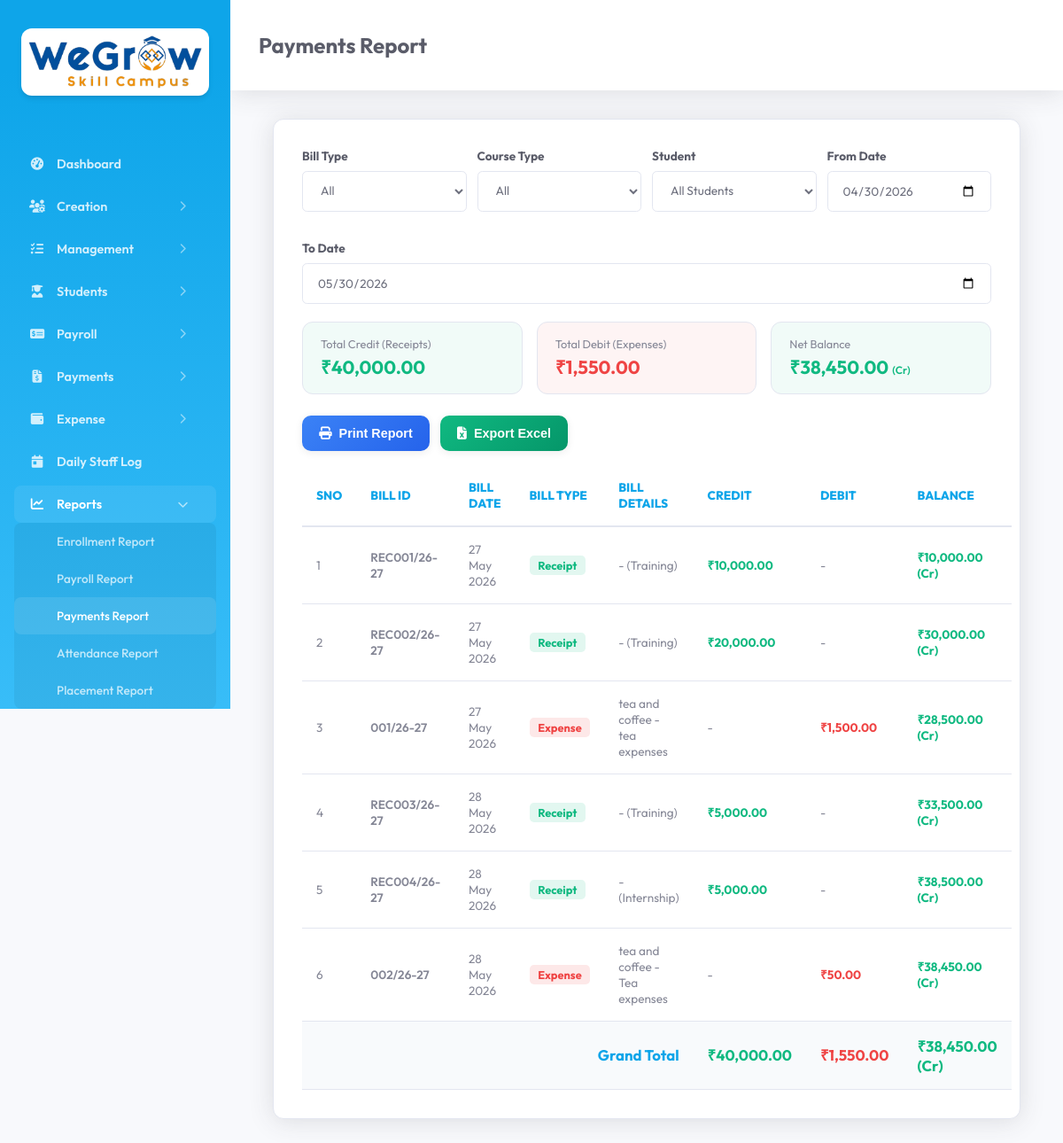
Screenshot of /report_payments.php (signed in) with the database file from the repository.
### tables this page shows
CREATE TABLE `tc_payment` (
  `id` int(11) NOT NULL AUTO_INCREMENT,
  `created_date_time` datetime DEFAULT NULL,
  `updated_date_time` datetime DEFAULT NULL,
  `company_id` mediumtext DEFAULT NULL,
  `payment_id` mediumtext DEFAULT NULL,
  `course_type` mediumtext DEFAULT NULL,
  `payment_date` mediumtext DEFAULT NULL,
  `payment_mode` mediumtext DEFAULT NULL,
  `bank` mediumtext DEFAULT NULL,
  `amount` mediumtext DEFAULT NULL,
  `total_amount` mediumtext DEFAULT NULL,
  `student_id` mediumtext DEFAULT NULL,
  `description` mediumtext DEFAULT NULL,
  `enrollment_id` mediumtext DEFAULT NULL,
  `deleted` int(11) NOT NULL DEFAULT 0,
  PRIMARY KEY (`id`)
);

CREATE TABLE `tc_expense_entry` (
  `id` int(11) NOT NULL AUTO_INCREMENT,
  `created_date_time` datetime DEFAULT NULL,
  `updated_date_time` datetime DEFAULT NULL,
  `company_id` mediumtext DEFAULT NULL,
  `expense_entry_id` mediumtext DEFAULT NULL,
  `expense_category_id` mediumtext DEFAULT NULL,
  `expense_entry_date` mediumtext DEFAULT NULL,
  `payment_mode` mediumtext DEFAULT NULL,
  `bank` mediumtext DEFAULT NULL,
  `amount` mediumtext DEFAULT NULL,
  `total_amount` mediumtext DEFAULT NULL,
  `attachments` mediumtext DEFAULT NULL,
  `deleted` int(11) NOT NULL DEFAULT 0,
  `expense_entry_number` mediumtext DEFAULT NULL,
  `description` mediumtext DEFAULT NULL,
  PRIMARY KEY (`id`)
);

### report_payments.php (the view, shortened to what the rows shown need)
<?php require_once 'common_file.php';
$from_page = 'Payments Report';
$from_date = date('Y-m-d', strtotime('-30 days'));
$to_date = date('Y-m-d');
$bill_type = '';
$course_type = '';
$student_id = '';
$expense_category_id = '';
$payments = $bf->getPaymentReportList($course_type, $student_id, $from_date, $to_date, $bill_type, $expense_category_id);
?>
<!DOCTYPE html>
<html lang="en">
<head>
    <link rel="stylesheet" href="assets/css/style.css">
</head>
<body>
    <?php include 'sidebar.php'; ?>
    <div class="main-content update_content">
        <div class="header">
            <h2><?php if(!empty($from_page)) echo ucfirst($from_page); ?></h2>
        </div>
        <div class="module-section">
            <div id="course_list">
                <table class="responsive table table-bordered" id="payment_report_table">
                    <thead>
                        <tr>
                            <th>Sno</th>
                            <th>Bill ID</th>
                            <th>Bill Date</th>
                            <th>Bill Type</th>
                            <th>Bill Details</th>
                            <th>Credit</th>
                            <th>Debit</th>
                            <th>Balance</th>
                        </tr>
                    </thead>
                    <tbody>
                        <?php
                            $sno = 1;
                            if(!empty($payments)) {
                                foreach ($payments as $p) {
                        ?>
                                    <tr>
                                        <td><?php echo $sno++; ?></td>
                                        <td><span style="font-weight: 600;"><?php echo htmlspecialchars($p['bill_id']); ?></span></td>
                                        <td><?php echo date('d M Y', strtotime($p['bill_date'])); ?></td>
                                        <td>
                                            <span class="<?php echo $p['bill_type'] === 'Receipt' ? 'bill-type-receipt' : 'bill-type-expense'; ?>">
                                                <?php echo $p['bill_type']; ?>
                                            </span>
                                        </td>
                                        <td><?php echo htmlspecialchars($p['bill_details']); ?></td>
                                        <td>
                                            <?php if($p['credit'] > 0) { ?>
                                                <span class="credit-amount">₹<?php echo number_format($p['credit'], 2); ?></span>
                                            <?php } else { echo '-'; } ?>
                                        </td>
                                        <td>
                                            <?php if($p['debit'] > 0) { ?>
                                                <span class="debit-amount">₹<?php echo number_format($p['debit'], 2); ?></span>
                                            <?php } else { echo '-'; } ?>
                                        </td>
                                        <td>
                                            <span class="<?php echo $p['balance'] >= 0 ? 'balance-credit' : 'balance-debit'; ?>">
                                                ₹<?php echo number_format(abs($p['balance']), 2); ?>
                                                <?php echo $p['balance'] >= 0 ? '(Cr)' : '(Dr)'; ?>
                                            </span>
                                        </td>
                                    </tr>
                                <?php } ?>
                            <?php } else { ?>
                                <tr>
                                    <td colspan="8" style="text-align:center; padding: 2rem; color: var(--text-muted);">No records found.</td>
                                </tr>
                        <?php } ?>
                    </tbody>
                </table>
            </div>
        </div>
    </div>
</body>
</html>

### rows the page displays
tc_payment: payment "REC001/26-27", payment_date "27 May 2026", bill_type "Receipt", bill_details "- (Training)", credit "10,000.00", balance "10,000.00"
tc_payment: payment "REC002/26-27", payment_date "27 May 2026", bill_type "Receipt", bill_details "- (Training)", credit "20,000.00", balance "30,000.00"
tc_expense_entry: expense_entry_number "001/26-27", expense_entry_date "27 May 2026", bill_type "Expense", bill_details "tea and coffee - tea expenses", debit "1,500.00", balance "28,500.00"
tc_payment: payment "REC003/26-27", payment_date "28 May 2026", bill_type "Receipt", bill_details "- (Training)", credit "5,000.00", balance "33,500.00"
tc_payment: payment "REC004/26-27", payment_date "28 May 2026", bill_type "Receipt", bill_details "- (Internship)", credit "5,000.00", balance "38,500.00"
tc_expense_entry: expense_entry_number "002/26-27", expense_entry_date "28 May 2026", bill_type "Expense", bill_details "tea and coffee - Tea expenses", debit "50.00", balance "38,450.00"

### other values shown
$modules[$page_key] "Dashboard"
$item['title'] "Creation"
$item['title'] "Management"
$item['title'] "Students"
$item['title'] "Payroll"
$item['title'] "Payments"
$item['title'] "Expense"
$modules[$page_key] "Daily Staff Log"
$item['title'] "Reports"
$modules[$page_key] "Enrollment Report"
$modules[$page_key] "Payroll Report"
$modules[$page_key] "Payments Report"
$modules[$page_key] "Attendance Report"
$modules[$page_key] "Placement Report"
$from_page "Payments Report"
